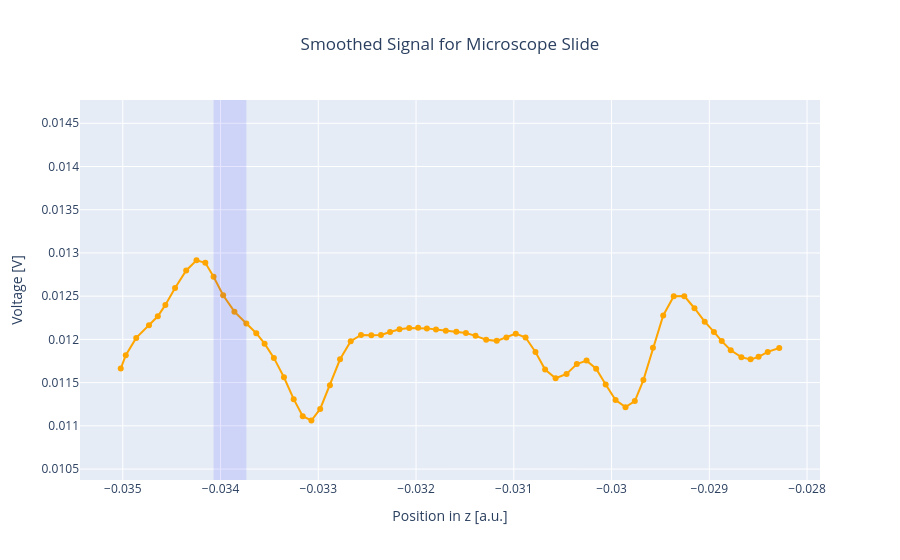

The notebook cell this image was saved under:
### Code cell
import pandas as pd
import plotly.graph_objects as go
from scipy.signal import find_peaks
from scipy.ndimage import gaussian_filter1d  # Import the Gaussian filter function

# Load the CSV file
file_path = "output.csv"  # Change this to your actual file path
data = pd.read_csv(file_path)

# Extract columns, assuming the first row contains axis names
x = data.iloc[:, 0]  # First column for X-axis
y = data.iloc[:, 1]  # Second column for Y-axis

# Apply rolling average with a window size (e.g., 5)
window_size = 5
y_avg = y.rolling(window=window_size).mean()

# Find peaks in the rolling average data
peaks, _ = find_peaks(y_avg)

# Get peak values and their corresponding x coordinates
peak_values = y_avg.iloc[peaks]
peak_coordinates = x.iloc[peaks]

# Sort peaks by height (value) in descending order
sorted_peaks = peak_values.sort_values(ascending=False)

# Get the two highest peaks
top_peaks = sorted_peaks.head(2)

# Calculate the difference between the two highest peaks (in x-coordinates)
peak_diff = x.iloc[top_peaks.index[0]] - x.iloc[top_peaks.index[1]]  # Difference in x-coordinates
peak_value_diff = top_peaks.iloc[0] - top_peaks.iloc[1]  # Difference in y-values (height)

# Gaussian filter
y_smoothed = gaussian_filter1d(y, sigma=2)

# Create the interactive plot
fig = go.Figure()

# Add the Gaussian-filtered data as a line plot
fig.add_trace(go.Scatter(x=x, y=y_smoothed, mode='lines+markers', name='Gaussian Filtered Data', line=dict(color='orange', width=2)))

# Add the rolling average as a line plot (optional)
# fig.add_trace(go.Scatter(x=x, y=y_avg, mode='lines', name=f'{window_size}-point Rolling Average', line=dict(color='green', width=3)))

# Add the peaks as red dots (optional)
# fig.add_trace(go.Scatter(x=peak_coordinates, y=peak_values, mode='markers', name='Peaks', marker=dict(color='red', size=10)))

# Get the x-coordinates for the region between the two highest peaks
x_start = x.iloc[top_peaks.index[1]]  # x-coordinate of the second highest peak
x_end = x.iloc[top_peaks.index[0]]  # x-coordinate of the highest peak

# Add a rectangular background shape between the two peaks
fig.add_shape(
    type="rect",
    x0=x_start, x1=x_end,  # The x-coordinates between the two peaks
    y0=y.min(), y1=y.max(),  # You can adjust y0 and y1 if you want to control the vertical range
    line=dict(color="RoyalBlue", width=0),  # Optional border color
    fillcolor="rgba(0, 0, 255, 0.1)",  # Background color (semi-transparent blue)
)

# Customize layout
fig.update_layout(
    title_text='Smoothed Signal for Microscope Slide', 
    title_x=0.5,
    xaxis_title=data.columns[0],  # X-axis label from the first column header
    yaxis_title=data.columns[1],  # Y-axis label from the second column header
    hovermode="closest",  # Show closest point info when hovering
)

# Show the interactive plot
fig.show()

# Print the two highest peaks and their difference
print("Two Highest Peaks after Rolling Average:")
print(top_peaks)
print("\nDifference between the two highest peaks:")
print(f"Difference in x-coordinates: {peak_diff}")
print(f"Difference in y-values: {peak_value_diff}")

### Figure 1 — Plotly figure (JSON) as saved in the notebook; plotly's stock layout.template omitted (floating-point values rounded to 4 significant figures)
{"data": [{"line": {"color": "orange", "width": 2}, "mode": "lines+markers", "name": "Gaussian Filtered Data", "type": "scatter", "x": [-0.03502, -0.03497, -0.03486, -0.03473, -0.03464, -0.03456, -0.03447, -0.03435, -0.03425, -0.03416, -0.03407, -0.03397, -0.03386, -0.03374, -0.03363, -0.03355, -0.03345, -0.03335, -0.03325, -0.03316, -0.03307, -0.03298, -0.03288, -0.03278, -0.03267, -0.03256, -0.03246, -0.03236, -0.03227, -0.03217, -0.03207, -0.03198, -0.03189, -0.0318, -0.0317, -0.03159, -0.03149, -0.03139, -0.03128, -0.03117, -0.03108, -0.03098, -0.03088, -0.03078, -0.03068, -0.03057, -0.03046, -0.03036, -0.03026, -0.03016, -0.03006, -0.02996, -0.02986, -0.02976, -0.02967, -0.02958, -0.02947, -0.02936, -0.02926, -0.02915, -0.02905, -0.02895, -0.02887, -0.02878, -0.02867, -0.02858, -0.0285, -0.0284, -0.02828], "y": [0.01166, 0.01182, 0.01202, 0.01216, 0.01227, 0.0124, 0.01259, 0.0128, 0.01291, 0.01289, 0.01273, 0.01251, 0.01232, 0.01218, 0.01207, 0.01195, 0.01179, 0.01156, 0.01131, 0.01111, 0.01106, 0.0112, 0.01147, 0.01177, 0.01198, 0.01205, 0.01205, 0.01205, 0.01208, 0.01212, 0.01213, 0.01213, 0.01213, 0.01211, 0.0121, 0.01209, 0.01207, 0.01204, 0.012, 0.01198, 0.01202, 0.01207, 0.01202, 0.01185, 0.01165, 0.01155, 0.0116, 0.01171, 0.01175, 0.01166, 0.01148, 0.0113, 0.01122, 0.01129, 0.01153, 0.0119, 0.01228, 0.0125, 0.0125, 0.01236, 0.01221, 0.01209, 0.01198, 0.01187, 0.01179, 0.01177, 0.0118, 0.01186, 0.0119]}], "layout": {"hovermode": "closest", "shapes": [{"fillcolor": "rgba(0, 0, 255, 0.1)", "line": {"color": "RoyalBlue", "width": 0}, "type": "rect", "x0": -0.03374, "x1": -0.03407, "y0": 0.01037, "y1": 0.01477}], "title": {"text": "Smoothed Signal for Microscope Slide", "x": 0.5}, "xaxis": {"title": {"text": "Position in z [a.u.]"}}, "yaxis": {"title": {"text": "Voltage [V]"}}}}
